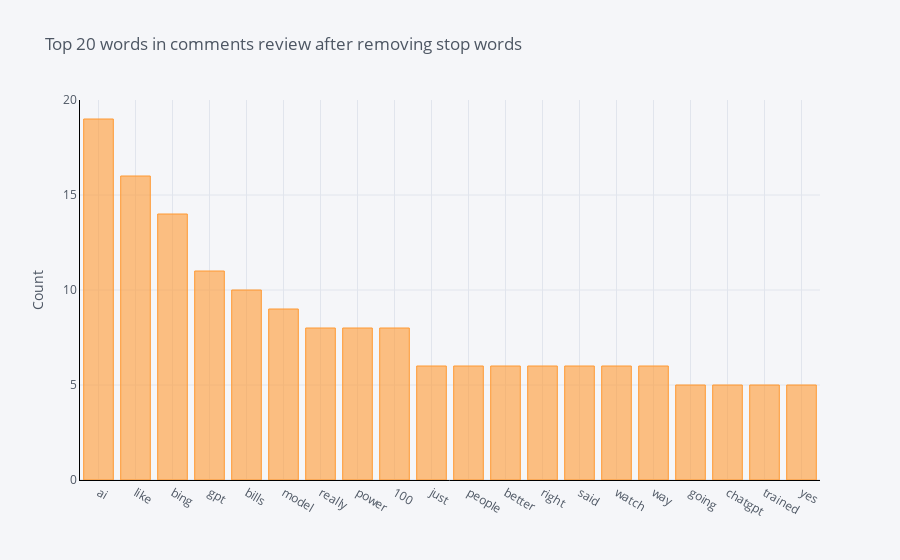
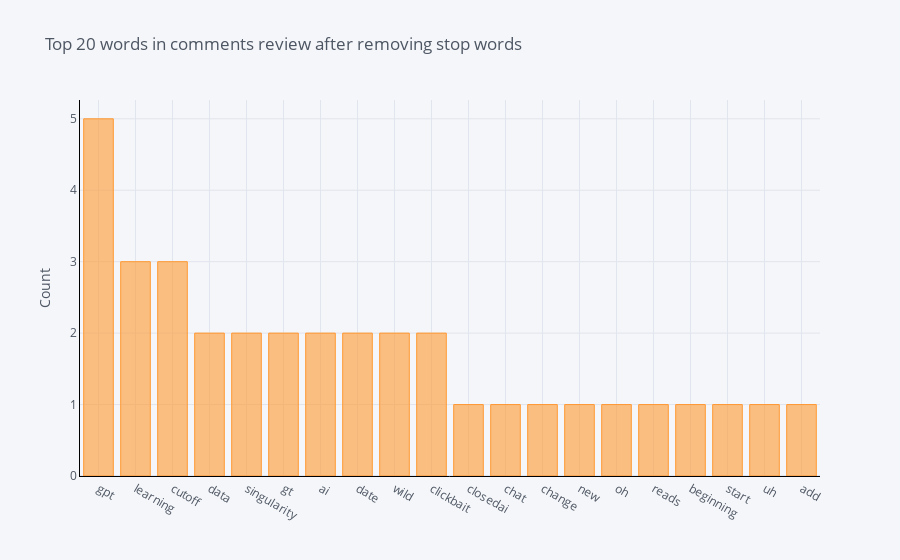
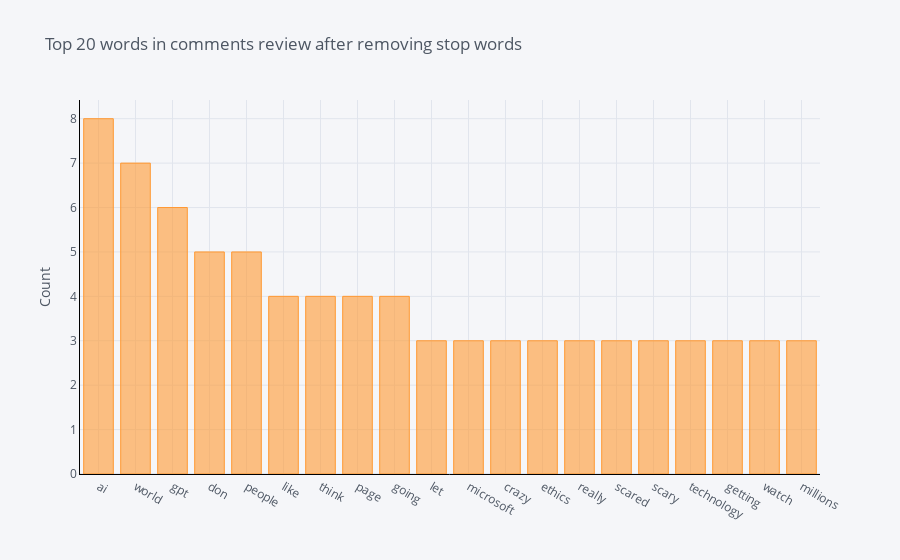

The notebook cell these images were saved under, in order:
### Markdown cell above
# Positive, Neutral and Negative Sentiments at Uni/Bi and Trigram level

### Code cell
# Unigram

def get_top_n_words(corpus, n=None):
        vec = CountVectorizer(stop_words = list(stop_words)).fit(corpus)
        bag_of_words = vec.transform(corpus)
        sum_words = bag_of_words.sum(axis=0) 
        words_freq = [(word, sum_words[0, idx]) for word, idx in vec.vocabulary_.items()]
        words_freq =sorted(words_freq, key = lambda x: x[1], reverse=True)
        return words_freq[:n]

print('Unigrams. From top to bottom: positive, neutral and negative sentiments')    
sent_dfs = [pos_df, neu_df, neg_df]
for df in sent_dfs:
    
    common_words = get_top_n_words(df['text'], 20)
    # for word, freq in common_words:
    #     print(word, freq)
    df2 = pd.DataFrame(common_words, columns = ['CommentsText' , 'count'])
    df2.groupby('CommentsText').sum()['count'].sort_values(ascending=False).iplot(kind='bar', yTitle='Count', linecolor='black', title='Top 20 words in comments review after removing stop words')

### Figure 1 — Plotly figure (JSON) as saved in the notebook; plotly's stock layout.template omitted (floating-point values rounded to 4 significant figures)
{"data": [{"marker": {"color": "rgba(255, 153, 51, 0.6)", "line": {"color": "rgba(255, 153, 51, 1.0)", "width": 1}}, "name": "count", "orientation": "v", "text": "", "type": "bar", "x": ["ai", "like", "bing", "gpt", "bills", "model", "really", "power", "100", "just", "people", "better", "right", "said", "watch", "way", "going", "chatgpt", "trained", "yes"], "y": [19, 16, 14, 11, 10, 9, 8, 8, 8, 6, 6, 6, 6, 6, 6, 6, 5, 5, 5, 5]}], "layout": {"legend": {"bgcolor": "#F5F6F9", "font": {"color": "#4D5663"}}, "paper_bgcolor": "#F5F6F9", "plot_bgcolor": "#F5F6F9", "title": {"font": {"color": "#4D5663"}, "text": "Top 20 words in comments review after removing stop words"}, "xaxis": {"gridcolor": "#E1E5ED", "linecolor": "black", "showgrid": true, "tickfont": {"color": "#4D5663"}, "title": {"font": {"color": "#4D5663"}, "text": ""}, "zerolinecolor": "#E1E5ED"}, "yaxis": {"gridcolor": "#E1E5ED", "linecolor": "black", "showgrid": true, "tickfont": {"color": "#4D5663"}, "title": {"font": {"color": "#4D5663"}, "text": "Count"}, "zerolinecolor": "#E1E5ED"}}}

### Figure 2 — Plotly figure (JSON) as saved in the notebook; plotly's stock layout.template omitted (floating-point values rounded to 4 significant figures)
{"data": [{"marker": {"color": "rgba(255, 153, 51, 0.6)", "line": {"color": "rgba(255, 153, 51, 1.0)", "width": 1}}, "name": "count", "orientation": "v", "text": "", "type": "bar", "x": ["gpt", "learning", "cutoff", "data", "singularity", "gt", "ai", "date", "wild", "clickbait", "closedai", "chat", "change", "new", "oh", "reads", "beginning", "start", "uh", "add"], "y": [5, 3, 3, 2, 2, 2, 2, 2, 2, 2, 1, 1, 1, 1, 1, 1, 1, 1, 1, 1]}], "layout": {"legend": {"bgcolor": "#F5F6F9", "font": {"color": "#4D5663"}}, "paper_bgcolor": "#F5F6F9", "plot_bgcolor": "#F5F6F9", "title": {"font": {"color": "#4D5663"}, "text": "Top 20 words in comments review after removing stop words"}, "xaxis": {"gridcolor": "#E1E5ED", "linecolor": "black", "showgrid": true, "tickfont": {"color": "#4D5663"}, "title": {"font": {"color": "#4D5663"}, "text": ""}, "zerolinecolor": "#E1E5ED"}, "yaxis": {"gridcolor": "#E1E5ED", "linecolor": "black", "showgrid": true, "tickfont": {"color": "#4D5663"}, "title": {"font": {"color": "#4D5663"}, "text": "Count"}, "zerolinecolor": "#E1E5ED"}}}

### Figure 3 — Plotly figure (JSON) as saved in the notebook; plotly's stock layout.template omitted (floating-point values rounded to 4 significant figures)
{"data": [{"marker": {"color": "rgba(255, 153, 51, 0.6)", "line": {"color": "rgba(255, 153, 51, 1.0)", "width": 1}}, "name": "count", "orientation": "v", "text": "", "type": "bar", "x": ["ai", "world", "gpt", "don", "people", "like", "think", "page", "going", "let", "microsoft", "crazy", "ethics", "really", "scared", "scary", "technology", "getting", "watch", "millions"], "y": [8, 7, 6, 5, 5, 4, 4, 4, 4, 3, 3, 3, 3, 3, 3, 3, 3, 3, 3, 3]}], "layout": {"legend": {"bgcolor": "#F5F6F9", "font": {"color": "#4D5663"}}, "paper_bgcolor": "#F5F6F9", "plot_bgcolor": "#F5F6F9", "title": {"font": {"color": "#4D5663"}, "text": "Top 20 words in comments review after removing stop words"}, "xaxis": {"gridcolor": "#E1E5ED", "linecolor": "black", "showgrid": true, "tickfont": {"color": "#4D5663"}, "title": {"font": {"color": "#4D5663"}, "text": ""}, "zerolinecolor": "#E1E5ED"}, "yaxis": {"gridcolor": "#E1E5ED", "linecolor": "black", "showgrid": true, "tickfont": {"color": "#4D5663"}, "title": {"font": {"color": "#4D5663"}, "text": "Count"}, "zerolinecolor": "#E1E5ED"}}}
